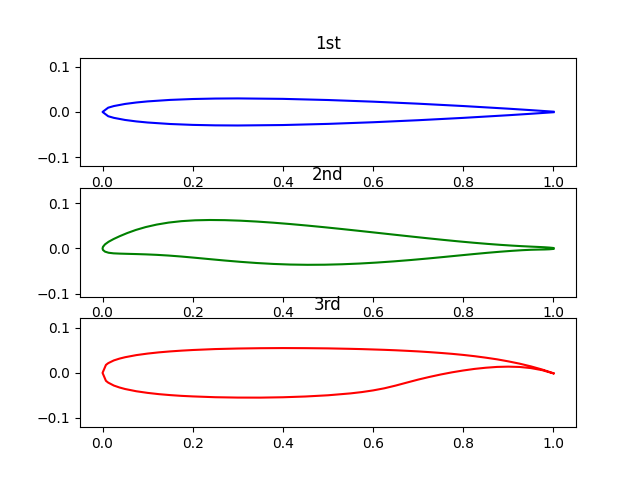

Generate this figure with Python:
import matplotlib.pyplot as plt
import time

x1 = []
y1 = []
x2 = []
y2 = []
x3 = []
y3 = []

print('Welcome to the airfoil ploting program!')
time.sleep(2)

a = eval(input('Proceed?: Yes = 1, No = 0 : '))
if a == 1:
    print('You have said yes!')
else:
    time.sleep(1)
    print('goodbye!')
    time.sleep(1)
    quit()

time.sleep(2)

# 1번 airfoil 할당
fileName = input('Whats the first airfoil file name?: ')
data = open(fileName, 'r')
data.readlines(1)
for i in data:
    x1.append(float(i.split()[0]))
    y1.append(float(i.split()[1]))
data.close()

time.sleep(2)

# 2번 airfoil 할당
fileName = input('Whats the second airfoil file name?: ')
data = open(fileName, 'r')
data.readlines(1)
for i in data:
    x2.append(float(i.split()[0]))
    y2.append(float(i.split()[1]))
data.close()

time.sleep(2)

# 3번 airfoil 할당
fileName = input('Whats the last airfoil file name?: ')
data = open(fileName, 'r')
data.readlines(1)
for i in data:
    x3.append(float(i.split()[0]))
    y3.append(float(i.split()[1]))
data.close()

# 그래프 1번 그리기
plt.subplot(3, 1, 1)
plt.plot(x1, y1, 'b-')
plt.axis('equal')
plt.title('1st')

# 그래프 2번 그리기
plt.subplot(3, 1, 2)
plt.plot(x2, y2, 'g-')
plt.axis('equal')
plt.title('2nd')

# 그래프 3번 그리기
plt.subplot(3, 1, 3)
plt.plot(x3, y3, 'r-')
plt.axis('equal')
plt.title('3rd')

time.sleep(1)
print('Drawing your graph...')
time.sleep(1)
print('End of Program!')
plt.show()
